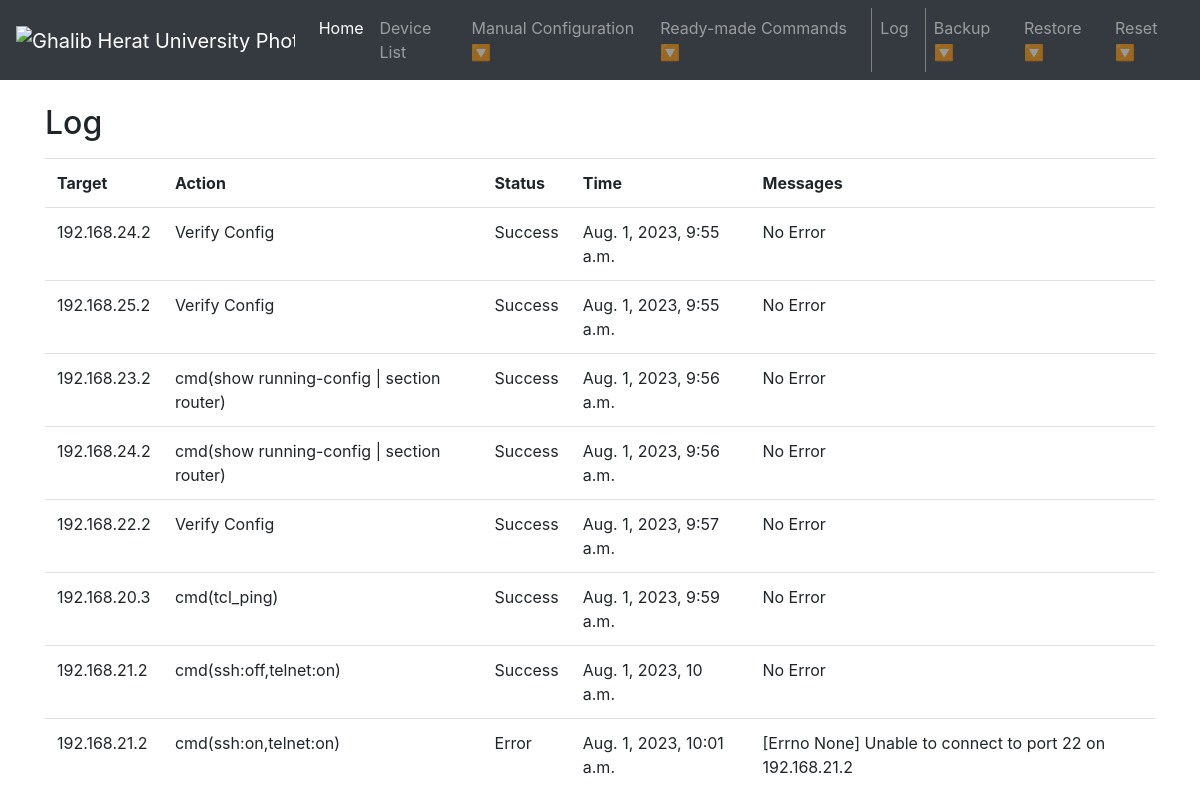
Screenshot of /log/ with the database file from the repository.
### network_automation/models.py (models this page shows, shortened)
class Log(models.Model):
    target = models.CharField(max_length = 255)
    action = models.CharField(max_length = 255)
    status = models.CharField(max_length = 255)
    time = models.DateTimeField(null = True, blank = True)
    messages = models.CharField(max_length = 255, blank = True)

### network_automation/views.py (the view)
# urls.py: path('log/', views.log, name='log'),
def log(request):
    return l.log(request)

### network_automation/functions/log/log.py (called while the page is built)
def log(request):
    logs = Log.objects.all()
    context = {
        "logs": logs
    }
    return render(request, 'log.html', context)

### templates/log.html
{% extends "base.html" %} {% block content %}
<h2 class="mt-4">Log</h2>
<table class="mt-3 table">
    <tbody>
        <tr>
            <th>Target</th>
            <th>Action</th>
            <th>Status</th>
            <th>Time</th>
            <th>Messages</th>
        </tr>
        {% for log in logs %}
        <tr>
            <td>{{ log.target }}</td>
            <td>{{ log.action }}</td>
            <td>{{ log.status }}</td>
            <td>{{ log.time }}</td>
            <td>{{ log.messages }}</td>
        </tr>
        {% endfor %}
    </tbody>
</table>
{% endblock content %}

### rows the page displays
Log: target "192.168.24.2", action "Verify Config", status "Success", time "Aug. 1, 2023, 9:55 a.m.", messages "No Error"
Log: target "192.168.25.2", action "Verify Config", status "Success", time "Aug. 1, 2023, 9:55 a.m.", messages "No Error"
Log: target "192.168.23.2", action "cmd(show running-config | section router)", status "Success", time "Aug. 1, 2023, 9:56 a.m.", messages "No Error"
Log: target "192.168.24.2", action "cmd(show running-config | section router)", status "Success", time "Aug. 1, 2023, 9:56 a.m.", messages "No Error"
Log: target "192.168.22.2", action "Verify Config", status "Success", time "Aug. 1, 2023, 9:57 a.m.", messages "No Error"
Log: target "192.168.20.3", action "cmd(tcl_ping)", status "Success", time "Aug. 1, 2023, 9:59 a.m.", messages "No Error"
Log: target "192.168.21.2", action "cmd(ssh:off,telnet:on)", status "Success", time "Aug. 1, 2023, 10 a.m.", messages "No Error"
Log: target "192.168.21.2", action "cmd(ssh:on,telnet:on)", status "Error", time "Aug. 1, 2023, 10:01 a.m.", messages "[Errno None] Unable to connect to port 22 on 192.168.21.2"
